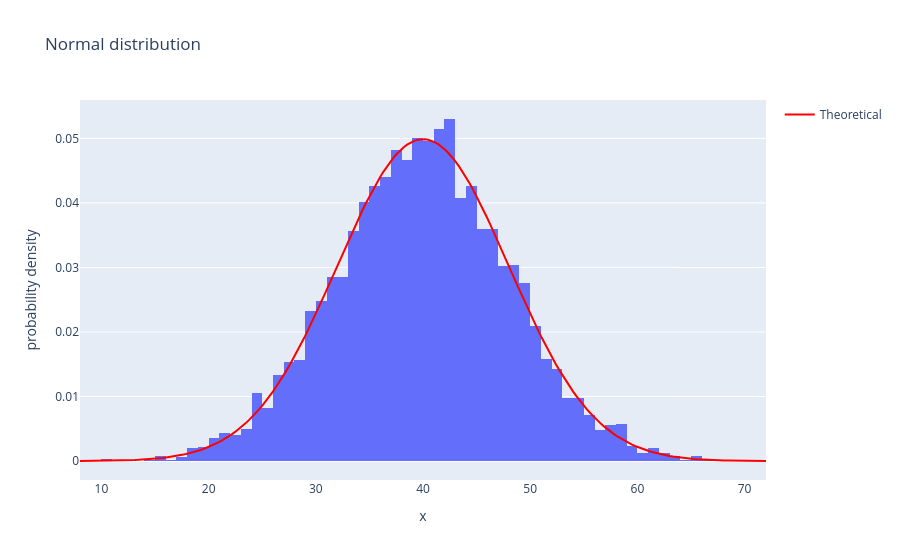

The notebook cell this image was saved under:
### Markdown cell above
### Симуляции

### Code cell
import numpy as np
from scipy import stats
import plotly.express as px
import plotly.graph_objects as go

mu, sigma = 40, 8
normal = np.random.normal(mu, sigma, size=5000)

fig = px.histogram(x=normal, histnorm='probability density', title="Normal distribution")

x_range = np.linspace(mu - 4*sigma, mu + 4*sigma, 200)
y_theory = stats.norm.pdf(x_range, loc=mu, scale=sigma)

fig.add_trace(
     go.Scatter(
        x=x_range,
        y=y_theory,
        mode='lines',
        name='Theoretical',
        line={'color': 'red', 'width': 2}
    )
)

fig.show()

print(f"Sample mean: {normal.mean():.2f}, sample std: {normal.std(ddof=1):.2f}")
print(f"Theoretical mean: {mu:.2f}, theoretical std: {sigma:.2f}")

### Figure 1 — Plotly figure (JSON) as saved in the notebook; plotly's stock layout.template omitted (floating-point values rounded to 4 significant figures; data arrays with more than 128 entries replaced by an {"elided": "..."} marker saying what was removed)
{"data": [{"bingroup": "x", "histnorm": "probability density", "hovertemplate": "x=%{x}<br>probability density=%{y}<extra></extra>", "legendgroup": "", "marker": {"color": "#636efa", "pattern": {"shape": ""}}, "name": "", "orientation": "v", "showlegend": false, "type": "histogram", "x": {"elided": "5000 float values"}, "xaxis": "x", "yaxis": "y"}, {"line": {"color": "red", "width": 2}, "mode": "lines", "name": "Theoretical", "type": "scatter", "x": {"elided": "200 float values"}, "y": {"elided": "200 float values"}}], "layout": {"barmode": "relative", "legend": {"tracegroupgap": 0}, "title": {"text": "Normal distribution"}, "xaxis": {"anchor": "y", "domain": [0, 1], "title": {"text": "x"}}, "yaxis": {"anchor": "x", "domain": [0, 1], "title": {"text": "probability density"}}}}
